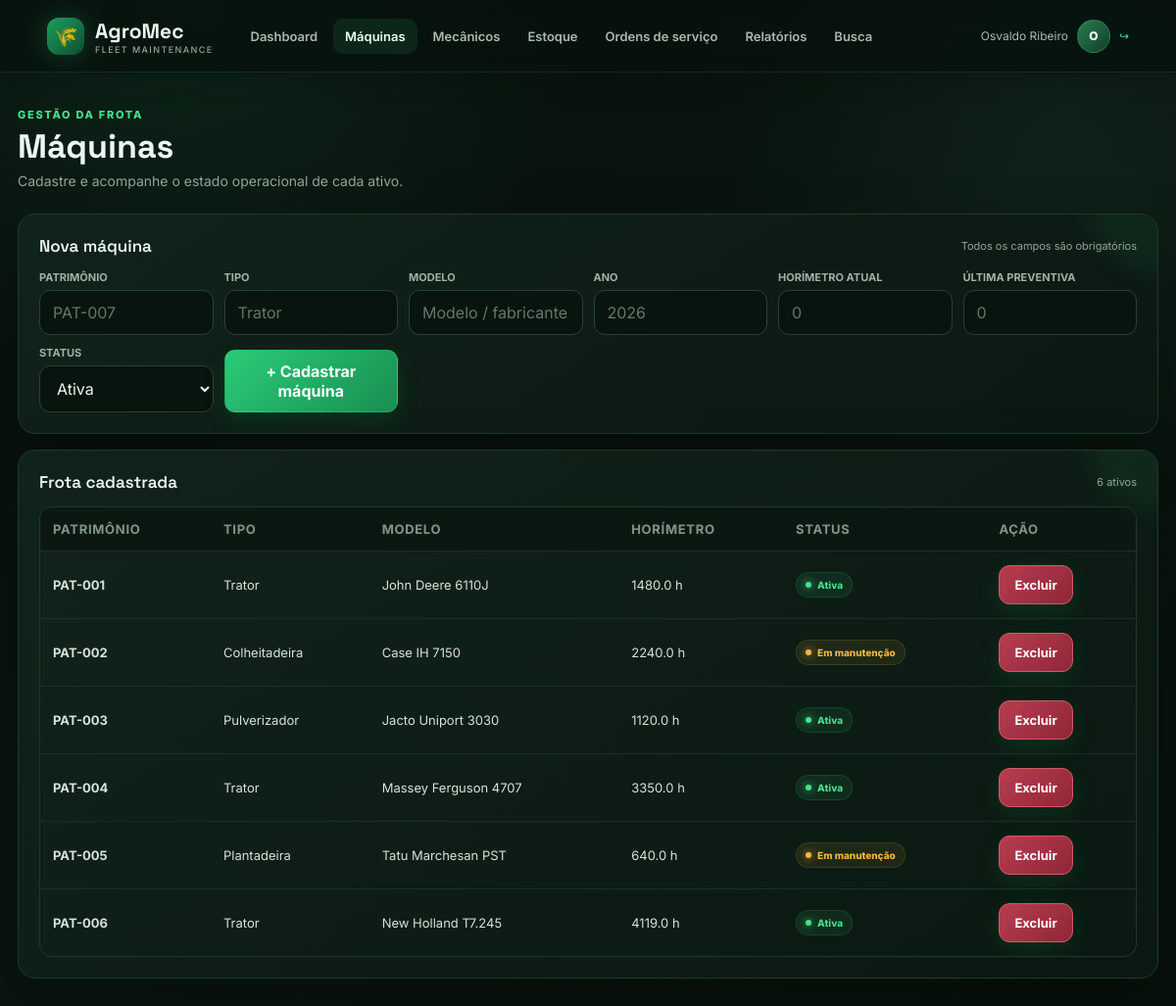
The app's page /maquinas (signed in) with its own data.
### tables this page shows
CREATE TABLE maquinas (id INTEGER PRIMARY KEY AUTOINCREMENT, patrimonio TEXT NOT NULL UNIQUE, tipo TEXT NOT NULL, modelo TEXT NOT NULL, ano INTEGER NOT NULL CHECK(ano>=1900), horimetro_atual REAL NOT NULL DEFAULT 0 CHECK(horimetro_atual>=0), horimetro_ultima_preventiva REAL NOT NULL DEFAULT 0 CHECK(horimetro_ultima_preventiva>=0), status TEXT NOT NULL DEFAULT 'Ativa' CHECK(status IN ('Ativa','Em manutenção')));

### src/app.py (the view, shortened to what this page needs)
@app.route('/maquinas',methods=['GET','POST'])
@auth
def maquinas():
 return render_template('maquinas.html',maquinas=q('SELECT * FROM maquinas'))

### src/app.py (called while the page is built)
def db():
 c=sqlite3.connect(DB); c.row_factory=sqlite3.Row; c.execute('PRAGMA foreign_keys=ON'); return c

def q(sql,p=(),one=False):
 c=db()
 try:
  r=c.execute(sql,p); out=r.fetchone() if one else r.fetchall(); c.commit(); return out
 finally:c.close()

def auth(f):
 @wraps(f)
 def w(*a,**k):
  if 'user_id' not in session:return redirect(url_for('login'))
  return f(*a,**k)
 return w

### templates/maquinas.html
{% extends 'base.html' %}{% block title %}Máquinas · AgroMec{% endblock %}{% block content %}<div class="page-head"><div><div class="eyebrow">Gestão da frota</div><h1>Máquinas</h1><p>Cadastre e acompanhe o estado operacional de cada ativo.</p></div></div><div class="card"><div class="section-title"><h2>Nova máquina</h2><span>Todos os campos são obrigatórios</span></div><form method="post" class="formgrid"><div class="field"><label>PATRIMÔNIO</label><input name="patrimonio" placeholder="PAT-007" required></div><div class="field"><label>TIPO</label><input name="tipo" placeholder="Trator" required></div><div class="field"><label>MODELO</label><input name="modelo" placeholder="Modelo / fabricante" required></div><div class="field"><label>ANO</label><input name="ano" type="number" placeholder="2026" required></div><div class="field"><label>HORÍMETRO ATUAL</label><input name="horimetro_atual" type="number" step="0.1" placeholder="0" required></div><div class="field"><label>ÚLTIMA PREVENTIVA</label><input name="horimetro_ultima_preventiva" type="number" step="0.1" placeholder="0" required></div><div class="field"><label>STATUS</label><select name="status"><option>Ativa</option><option>Em manutenção</option></select></div><div class="field" style="align-self:end"><button type="submit">+ Cadastrar máquina</button></div></form></div><div class="card"><div class="section-title"><h2>Frota cadastrada</h2><span>{{maquinas|length}} ativos</span></div><div class="table-wrap"><table><thead><tr><th>Patrimônio</th><th>Tipo</th><th>Modelo</th><th>Horímetro</th><th>Status</th><th>Ação</th></tr></thead><tbody>{% for m in maquinas %}<tr><td><b>{{m.patrimonio}}</b></td><td>{{m.tipo}}</td><td>{{m.modelo}}</td><td>{{m.horimetro_atual}} h</td><td><span class="status {{'status-ok' if m.status=='Ativa' else 'status-warn'}}">{{m.status}}</span></td><td><form method="post" action="/maquinas/{{m.id}}/excluir" data-confirm="Excluir esta máquina? A exclusão será bloqueada se houver OS vinculada."><button class="dangerbtn" type="submit">Excluir</button></form></td></tr>{% endfor %}</tbody></table></div></div>{% endblock %}

### templates/base.html (shortened to what this page needs)
<!doctype html><html lang="pt-br"><head><link rel="stylesheet" href="/static/style.css"></head><body>{% if session.user_id %}<header class="topbar"><a class="brand" href="/"><span class="brand-mark">🌾</span><span>AgroMec<small>Fleet Maintenance</small></span></a><nav class="nav"><a href="/">Dashboard</a><a href="/maquinas">Máquinas</a><a href="/mecanicos">Mecânicos</a><a href="/pecas">Estoque</a><a href="/os">Ordens de serviço</a><a href="/relatorio">Relatórios</a><a href="/busca">Busca</a></nav><div class="user-menu"><span class="user-name">{{session.nome}}</span><span class="avatar">{{session.nome[0]}}</span><a href="/logout" title="Sair">↪</a></div></header>{% endif %}<main>{% block content %}{% endblock %}</main></body></html>

### records on screen
maquinas: patrimonio "PAT-001", tipo "Trator", modelo "John Deere 6110J", horimetro_atual "1480.0", status "Ativa"
maquinas: patrimonio "PAT-002", tipo "Colheitadeira", modelo "Case IH 7150", horimetro_atual "2240.0", status "Em manutenção"
maquinas: patrimonio "PAT-003", tipo "Pulverizador", modelo "Jacto Uniport 3030", horimetro_atual "1120.0", status "Ativa"
maquinas: patrimonio "PAT-004", tipo "Trator", modelo "Massey Ferguson 4707", horimetro_atual "3350.0", status "Ativa"
maquinas: patrimonio "PAT-005", tipo "Plantadeira", modelo "Tatu Marchesan PST", horimetro_atual "640.0", status "Em manutenção"
maquinas: patrimonio "PAT-006", tipo "Trator", modelo "New Holland T7.245", horimetro_atual "4119.0", status "Ativa"

### other values on screen
{{ session.nome }} "Osvaldo Ribeiro"
{{ session.nome[0] }} "O"
{{ maquinas|length }} "6"
